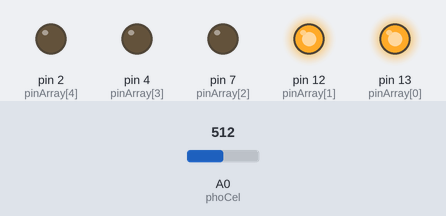
Bench run of a sketch on a simulated Arduino Uno, built with avr-gcc and run on an emulated ATmega328P. Parts: output pins drawn as LEDs (lit = HIGH). The test bench sets the inputs (shaded band); at power-on: A0 (phoCel) = 512.

Above: at 5.9 s.
6.0 s: A0 (phoCel) set to 0
At 10.6 s:
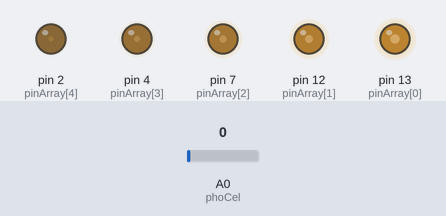
12.1 s: A0 (phoCel) set to 122
At 12.4 s:
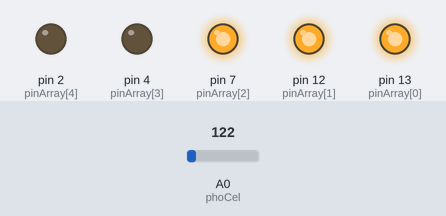
At 12.77 s:
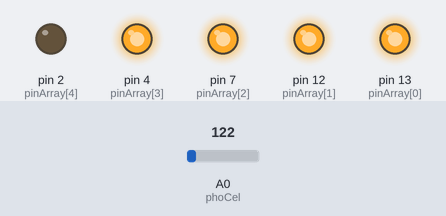
Timing chart, 0 to 24.2 s (numbered marks = the images above; inputs shaded):
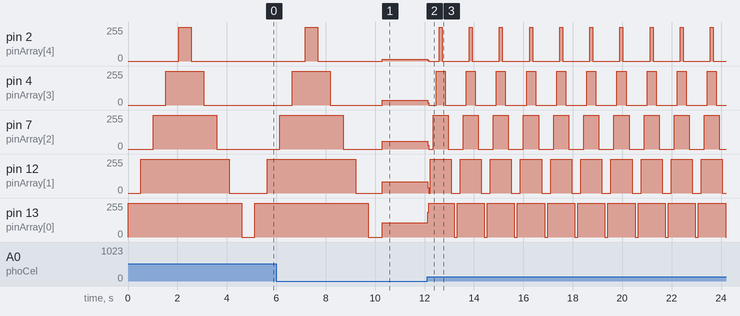

Measured:
- after the input at 12.1 s, pin 13 (pinArray[0]): 107/255 → 185/255 at once, then repeats every 1.2 s: 255/255 1.0 s, 0/255 0.12 s

The sketch:

wk7-inClass.ino
```cpp
int pinArray[5]={13, 12, 7, 4, 2};
//int timer = 100;
int phoCel = A0;
int i = 0;
int sensVal = 0;


void setup(){
for (i=0; i<5; i++) {
    pinMode(pinArray[i], OUTPUT);
  }
}

void loop(){
sensVal = analogRead(phoCel);
 for (i=0;i<5;i++) {
   digitalWrite(pinArray[i], HIGH);
   delay(sensVal);
  }

  for (i=4;i>=0;i--) {
   digitalWrite(pinArray[i], LOW);
   delay(sensVal);
  }
}
```
